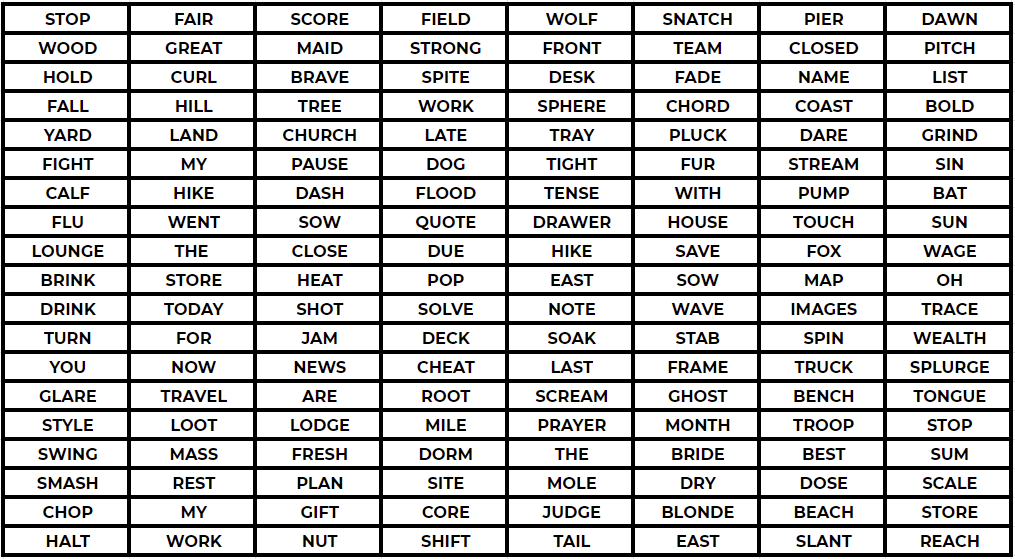
#> input picture python/python-pierian-data-complete-python-bootcamp/14-Working-with-Images/word_matrix.png, 1015 x 559 px
$ jupyter execute 01-Image-Exercise.ipynb
#> lines starting #> are read from the running program, lines starting #| are printed output that depends on the picture
___

<a href='https://www.udemy.com/user/joseportilla/'></a>
___
<center><em>Content Copyright by Pierian Data</em></center>

# Image Exercise

In the folder "Working with Images" (same folder this notebook is located in) there are two images we will be working with:
* word_matrix.png
* mask.png

The word_matrix is a .png image that contains a spreadsheet of words with a hidden message in it.

Your task is to use the mask.png image to reveal the hidden message inside the word_matrix.png. Keep in mind, you may need to make changes to the mask.png in order for this to work. That is all we'll say for now, since we really want you to discover this on your own!

This exercise is more open-ended, so we won't guide you with the steps, instead, letting you explore and figure things out on your own as you would in a real world situation. However, if you get stuck, you can always view the solutions video or notebook for guidance. Best of luck!

[cell 1]
from PIL import Image

[cell 2]
matrix = Image.open('word_matrix.png')
#> matrix is the input picture: PIL image 1015x559 RGBA; mean R, G, B, A 192.9, 192.7, 192.7, 255
matrix

[cell 3]
mask = Image.open('mask.png')
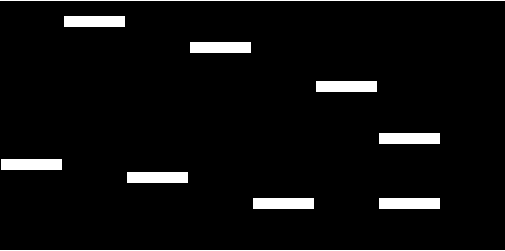
#> input picture python/python-pierian-data-complete-python-bootcamp/14-Working-with-Images/mask.png, 505 x 251 px
#> mask is the input picture: PIL image 505x251 RGBA; mean R, G, B, A 12.8, 12.8, 12.8, 255
mask

[cell 4]
matrix.size
#> Out = (1015, 559)

[cell 5]
mask.size
#> Out = (505, 251)

[cell 6]
mask = mask.resize((1015, 599))
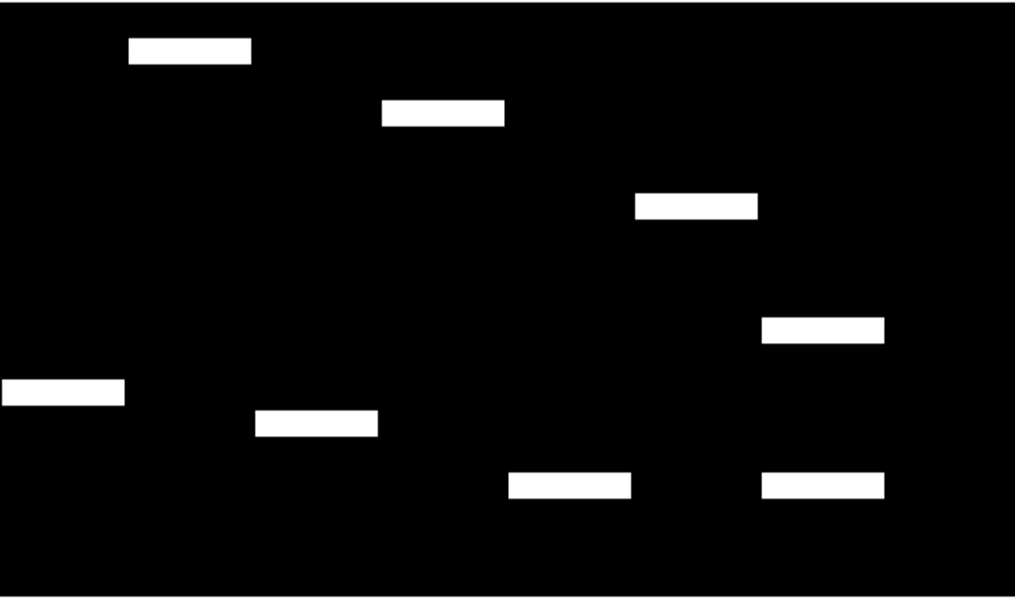
#> mask: PIL image 1015x599 RGBA; mean R, G, B, A 12.9, 12.9, 12.9, 255

[cell 7]
mask.size
#> Out = (1015, 599)

[cell 8]
mask.putalpha(100)
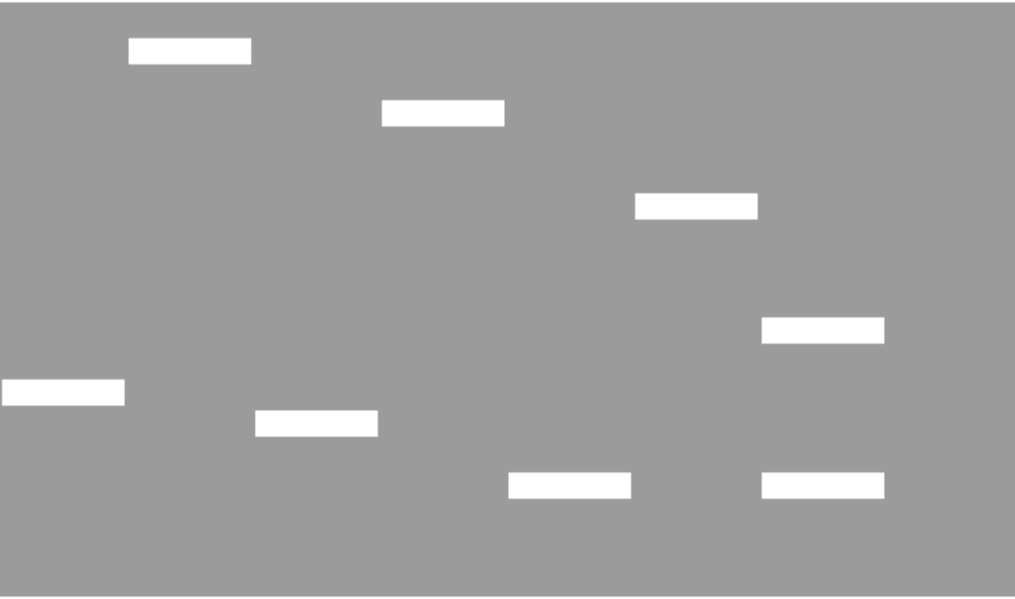
#> mask: PIL image 1015x599 RGBA; mean R, G, B, A 12.9, 12.9, 12.9, 100; transparent parts drawn white

[cell 9]
mask

[cell 10]
matrix.paste(mask,(0,0),mask)
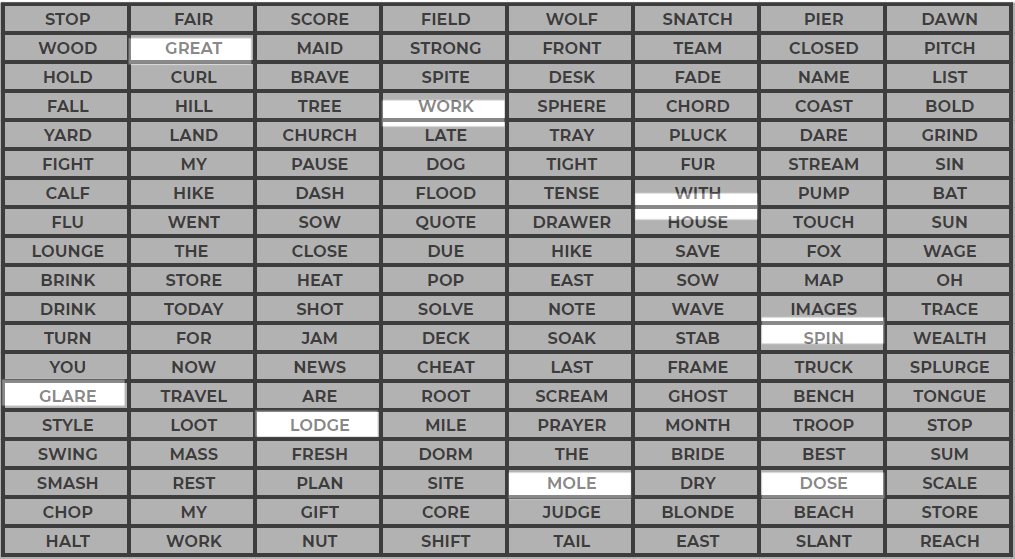
#> matrix: PIL image 1015x559 RGBA; mean R, G, B, A 122.2, 122.1, 122.1, 194; transparent parts drawn white
